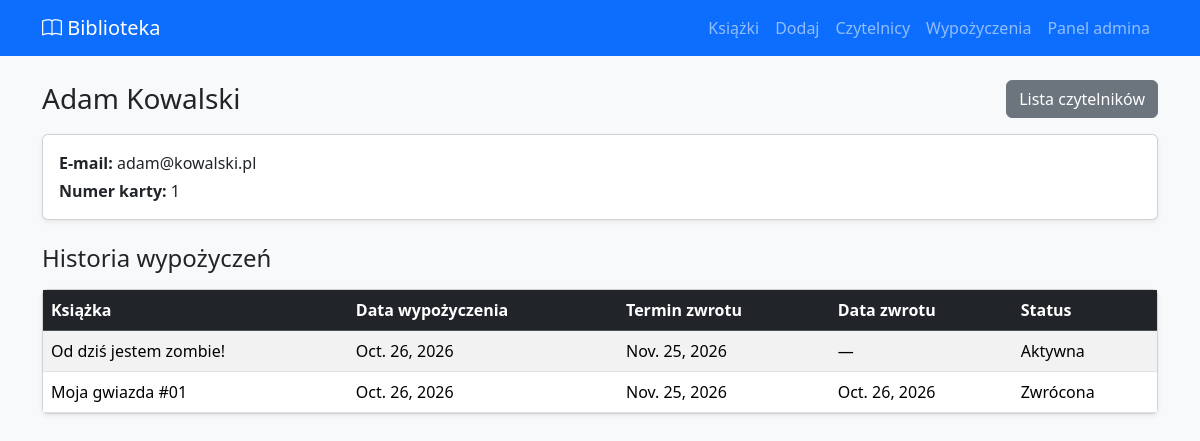
The page /czytelnicy/1/ on the database its author committed.
### ksiazki/models.py (models this page shows, shortened)
class Czytelnik(models.Model):
    imie = models.CharField('Imię', max_length=100)
    nazwisko = models.CharField('Nazwisko', max_length=100)
    email = models.EmailField('E-mail', unique=True)
    numer_karty = models.CharField('Numer karty bibliotecznej', max_length=50, unique=True)
    class Meta:
        verbose_name = 'Czytelnik'
        verbose_name_plural = 'Czytelnicy'
        ordering = ['nazwisko', 'imie']
    def __str__(self):
        return f'{self.imie} {self.nazwisko}'

class Wypozyczenie(models.Model):
    ksiazka = models.ForeignKey(
        Ksiazka,
        on_delete=models.CASCADE,
        related_name='wypozyczenia',
        verbose_name='Książka',
    )
    czytelnik = models.ForeignKey(
        Czytelnik,
        on_delete=models.CASCADE,
        related_name='wypozyczenia',
        verbose_name='Czytelnik',
    )
    data_wypozyczenia = models.DateField('Data wypożyczenia', default=timezone.localdate)
    termin_zwrotu = models.DateField('Termin zwrotu', default=domyslny_termin_zwrotu)
    data_zwrotu = models.DateField('Data zwrotu', blank=True, null=True)
    class Meta:
        verbose_name = 'Wypożyczenie'
        verbose_name_plural = 'Wypożyczenia'
        ordering = ['termin_zwrotu']

class Ksiazka(models.Model):
    tytul = models.CharField('Tytuł', max_length=200)
    autor = models.CharField('Autor', max_length=200)
    isbn = models.CharField('ISBN', max_length=17, unique=True, blank=True, null=True)
    rok_wydania = models.PositiveIntegerField('Rok wydania', blank=True, null=True)
    gatunek = models.CharField('Gatunek', max_length=100, blank=True)
    liczba_egzemplarzy = models.PositiveIntegerField('Liczba egzemplarzy', default=1)
    dodano = models.DateTimeField('Dodano', auto_now_add=True)
    class Meta:
        verbose_name = 'Książka'
        verbose_name_plural = 'Książki'
        ordering = ['tytul']

### ksiazki/views.py (the view)
# urls.py: path('czytelnicy/<int:pk>/', views.szczegoly_czytelnika, name='szczegoly_czytelnika'),
def szczegoly_czytelnika(request, pk):
    czytelnik = get_object_or_404(Czytelnik, pk=pk)
    wypozyczenia = czytelnik.wypozyczenia.select_related('ksiazka').order_by(
        '-data_wypozyczenia',
        '-pk',
    )
    return render(request, 'ksiazki/czytelnik_szczegoly.html', {
        'czytelnik': czytelnik,
        'wypozyczenia': wypozyczenia,
    })

### ksiazki/templates/ksiazki/czytelnik_szczegoly.html (shortened to what this page needs)
{% extends 'ksiazki/base.html' %}
{% block content %}
<div class="d-flex justify-content-between align-items-center mb-3">
  <h1 class="h3 mb-0">{{ czytelnik }}</h1>
  <a href="{% url 'czytelnicy' %}" class="btn btn-secondary">Lista czytelników</a>
</div>
<div class="card shadow-sm mb-4">
  <div class="card-body">
    <p class="mb-1"><strong>E-mail:</strong> {{ czytelnik.email }}</p>
    <p class="mb-0"><strong>Numer karty:</strong> {{ czytelnik.numer_karty }}</p>
  </div>
</div>
<h2 class="h4 mb-3">Historia wypożyczeń</h2>
<div class="card shadow-sm">
  <div class="table-responsive">
    <table class="table table-striped table-hover align-middle mb-0">
      <thead class="table-dark">
        <tr><th>Książka</th><th>Data wypożyczenia</th><th>Termin zwrotu</th><th>Data zwrotu</th><th>Status</th></tr>
      </thead>
      <tbody>
        {% for wypozyczenie in wypozyczenia %}
        <tr>
          <td>{{ wypozyczenie.ksiazka.tytul }}</td>
          <td>{{ wypozyczenie.data_wypozyczenia }}</td>
          <td>{{ wypozyczenie.termin_zwrotu }}</td>
          <td>{{ wypozyczenie.data_zwrotu|default:"—" }}</td>
          <td>{% if wypozyczenie.data_zwrotu %}Zwrócona{% else %}Aktywna{% endif %}</td>
        </tr>
        {% empty %}
        <tr><td colspan="5" class="text-center text-muted py-4">Brak historii wypożyczeń.</td></tr>
        {% endfor %}
      </tbody>
    </table>
  </div>
</div>
{% endblock %}

### ksiazki/templates/ksiazki/base.html (shortened to what this page needs)
<!doctype html>
<html lang="pl">
<head>
  <link href="https://cdn.jsdelivr.net/npm/bootstrap@5.3.3/dist/css/bootstrap.min.css" rel="stylesheet">
  <link href="https://cdn.jsdelivr.net/npm/bootstrap-icons@1.11.3/font/bootstrap-icons.min.css" rel="stylesheet">
</head>
<body class="bg-light">
  <nav class="navbar navbar-expand navbar-dark bg-primary mb-4">
    <div class="container">
      <a class="navbar-brand" href="{% url 'lista' %}"><i class="bi bi-book"></i> Biblioteka</a>
      <div class="navbar-nav ms-auto">
        <a class="nav-link" href="{% url 'lista' %}">Książki</a>
        <a class="nav-link" href="{% url 'dodaj' %}">Dodaj</a>
        <a class="nav-link" href="{% url 'czytelnicy' %}">Czytelnicy</a>
        <a class="nav-link" href="{% url 'wypozyczenia' %}">Wypożyczenia</a>
        <a class="nav-link" href="/admin/">Panel admina</a>
      </div>
    </div>
  </nav>
  <main class="container">
    {% block content %}{% endblock %}
  </main>
</body>
</html>

### rows shown on the page
Czytelnik: imie+nazwisko "Adam Kowalski", email "adam@kowalski.pl", numer_karty "1"
Wypozyczenie: ksiazka.tytul "Od dziś jestem zombie!", data_wypozyczenia "Oct. 26, 2026", termin_zwrotu "Nov. 25, 2026", data_zwrotu "—", shows "Aktywna"
Wypozyczenie: ksiazka.tytul "Moja gwiazda #01", data_wypozyczenia "Oct. 26, 2026", termin_zwrotu "Nov. 25, 2026", data_zwrotu "Oct. 26, 2026", shows "Zwrócona"
